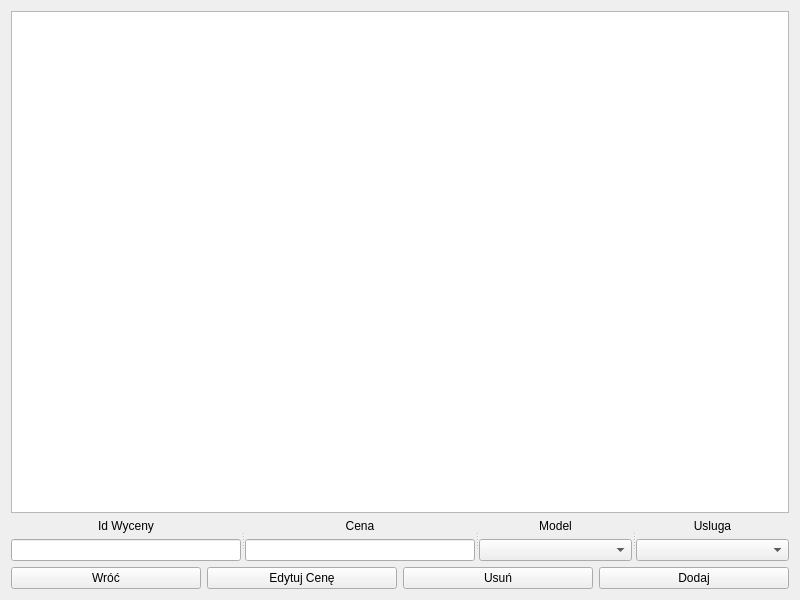
<?xml version="1.0" encoding="UTF-8"?>
<ui version="4.0">
 <class>ZarzadzanieWycenami</class>
 <widget class="QWidget" name="ZarzadzanieWycenami">
  <property name="geometry">
   <rect>
    <x>0</x>
    <y>0</y>
    <width>800</width>
    <height>600</height>
   </rect>
  </property>
  <property name="windowTitle">
   <string>Form</string>
  </property>
  <layout class="QVBoxLayout" name="verticalLayout_5">
   <item>
    <widget class="QTableView" name="tablica"/>
   </item>
   <item>
    <widget class="QSplitter" name="splitter">
     <property name="orientation">
      <enum>Qt::Horizontal</enum>
     </property>
     <widget class="QWidget" name="">
      <layout class="QVBoxLayout" name="verticalLayout">
       <item>
        <widget class="QLabel" name="ID_Label">
         <property name="text">
          <string>Id Wyceny</string>
         </property>
         <property name="alignment">
          <set>Qt::AlignCenter</set>
         </property>
        </widget>
       </item>
       <item>
        <widget class="QLineEdit" name="ID_Line"/>
       </item>
      </layout>
     </widget>
     <widget class="QWidget" name="layoutWidget">
      <layout class="QVBoxLayout" name="verticalLayout_2">
       <item>
        <widget class="QLabel" name="Cena_Label">
         <property name="text">
          <string>Cena</string>
         </property>
         <property name="alignment">
          <set>Qt::AlignCenter</set>
         </property>
        </widget>
       </item>
       <item>
        <widget class="QLineEdit" name="Cena_Line"/>
       </item>
      </layout>
     </widget>
     <widget class="QWidget" name="">
      <layout class="QVBoxLayout" name="verticalLayout_3">
       <item>
        <widget class="QLabel" name="Model_Label">
         <property name="text">
          <string>Model</string>
         </property>
         <property name="alignment">
          <set>Qt::AlignCenter</set>
         </property>
        </widget>
       </item>
       <item>
        <widget class="QComboBox" name="Model_Box"/>
       </item>
      </layout>
     </widget>
     <widget class="QWidget" name="layoutWidget_2">
      <layout class="QVBoxLayout" name="verticalLayout_4">
       <item>
        <widget class="QLabel" name="Usluga_Label">
         <property name="text">
          <string>Usluga</string>
         </property>
         <property name="alignment">
          <set>Qt::AlignCenter</set>
         </property>
        </widget>
       </item>
       <item>
        <widget class="QComboBox" name="Usluga_Box"/>
       </item>
      </layout>
     </widget>
    </widget>
   </item>
   <item>
    <layout class="QHBoxLayout" name="horizontalLayout">
     <item>
      <widget class="QPushButton" name="Wroc_Button">
       <property name="text">
        <string>Wróć</string>
       </property>
      </widget>
     </item>
     <item>
      <widget class="QPushButton" name="Edytuj_Button">
       <property name="text">
        <string>Edytuj Cenę</string>
       </property>
      </widget>
     </item>
     <item>
      <widget class="QPushButton" name="Usun_Button">
       <property name="text">
        <string>Usuń</string>
       </property>
      </widget>
     </item>
     <item>
      <widget class="QPushButton" name="Dodaj_Button">
       <property name="text">
        <string>Dodaj</string>
       </property>
      </widget>
     </item>
    </layout>
   </item>
  </layout>
 </widget>
 <resources/>
 <connections/>
</ui>
